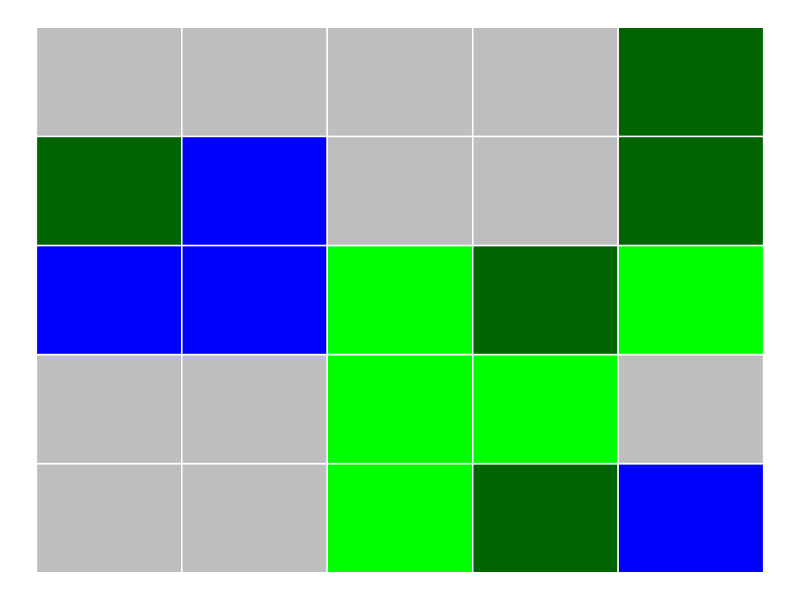

Generate this figure with R:
# Load the ggplot2 library
library(ggplot2)

# Function to generate a random map
generate_random_map <- function(rows, cols) {
  terrain_types <- c("Grassland", "Forest", "Mountain", "Water")
  
  # Create an empty map
  map <- matrix(0, nrow = rows, ncol = cols)
  
  # Fill the map with random terrain types
  for (i in 1:rows) {
    for (j in 1:cols) {
      map[i, j] <- sample(1:length(terrain_types), 1)
    }
  }
  
  return(list(map = map, terrain_types = terrain_types))
}

# Function to generate an image of the map using ggplot2
generate_map_image <- function(map, terrain_types) {
  df <- data.frame(
    row = rep(1:nrow(map), each = ncol(map)),
    col = rep(1:ncol(map), times = nrow(map)),
    terrain = factor(terrain_types[map], levels = terrain_types)
  )
  
  ggplot(df, aes(x = col, y = row, fill = terrain)) +
    geom_tile(color = "white", size = 0.5) +
    scale_fill_manual(values = c("green", "darkgreen", "gray", "blue")) +
    theme_void() +
    theme(legend.position="none")
}

# Set the size of the map
rows <- 5
cols <- 5

# Generate and plot the map
random_map <- generate_random_map(rows, cols)
map_image <- generate_map_image(random_map$map, random_map$terrain_types)
print(map_image)
